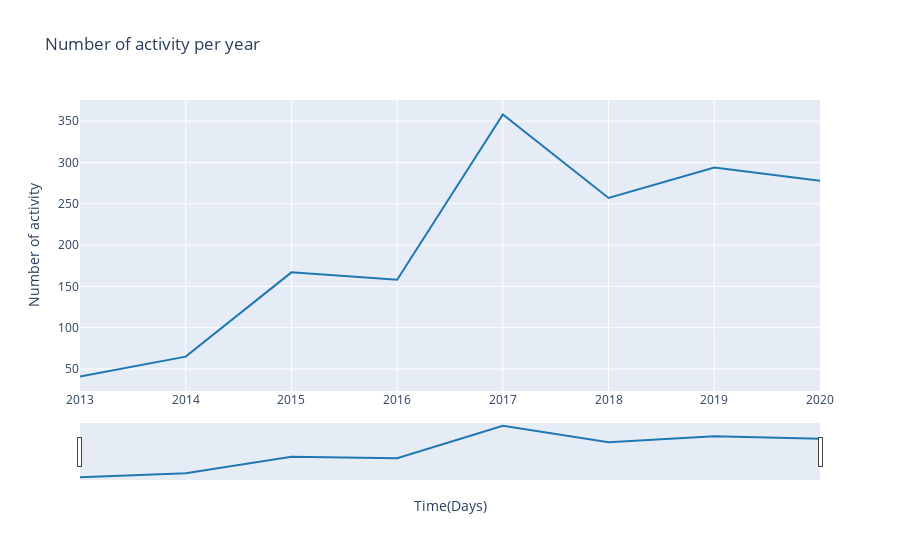

Notebook source saved alongside this figure:
### Code cell
df =  data_strava.groupby("year").sum()
df.reset_index(inplace=True)

fig = go.Figure([
    go.Scatter(
        name='activity_count',
        x=df['year'],
        y=df['activity_count'],
        mode='lines',
        line=dict(color='rgb(31, 119, 180)'),
    )
])
fig.update_layout(
    yaxis_title='Number of activity',
    title='Number of activity per year',
    xaxis_title = 'Time(Days)',
    hovermode="x"
)

fig.update_xaxes(rangeslider_visible=True)

fig.show()

### Figure 1 — Plotly figure (JSON) as saved in the notebook; plotly's stock layout.template omitted (floating-point values rounded to 4 significant figures)
{"data": [{"line": {"color": "rgb(31, 119, 180)"}, "mode": "lines", "name": "activity_count", "type": "scatter", "x": [" 2013", " 2014", " 2015", " 2016", " 2017", " 2018", " 2019", " 2020"], "y": [41, 65, 167, 158, 358, 257, 294, 278]}], "layout": {"hovermode": "x", "title": {"text": "Number of activity per year"}, "xaxis": {"rangeslider": {"visible": true}, "title": {"text": "Time(Days)"}}, "yaxis": {"title": {"text": "Number of activity"}}}}
